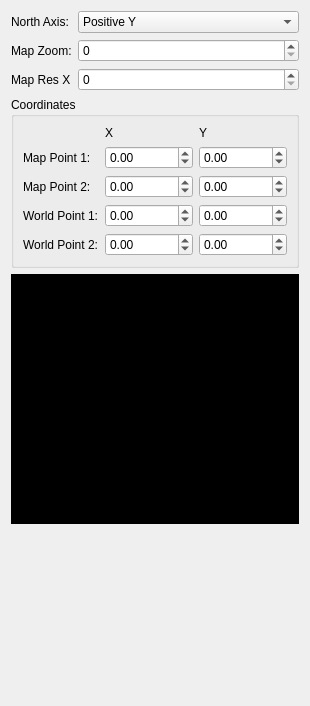
      <widget class="QWidget" name="tab_6">
       <attribute name="title">
        <string>Map</string>
       </attribute>
       <layout class="QVBoxLayout" name="verticalLayout_9">
        <item>
         <layout class="QFormLayout" name="formLayout_11">
          <item row="0" column="0">
           <widget class="QLabel" name="label_34">
            <property name="text">
             <string>North Axis:</string>
            </property>
           </widget>
          </item>
          <item row="0" column="1">
           <widget class="QComboBox" name="mapAxisSelect">
            <property name="toolTip">
             <string>North Axis (GFF: NorthAxis in Map struct). INT32. Which direction
              is north on the minimap: 0=Positive Y, 1=Negative Y, 2=Positive X,
              3=Negative X. K1 LoadAreaHeader default 0. Modders: match to area layout
              so minimap orientation is correct.</string>
            </property>
            <item>
             <property name="text">
              <string>Positive Y</string>
             </property>
            </item>
            <item>
             <property name="text">
              <string>Negative Y</string>
             </property>
            </item>
            <item>
             <property name="text">
              <string>Positive X</string>
             </property>
            </item>
            <item>
             <property name="text">
              <string>Negative X</string>
             </property>
            </item>
           </widget>
          </item>
          <item row="1" column="0">
           <widget class="QLabel" name="label_35">
            <property name="text">
             <string>Map Zoom:</string>
            </property>
           </widget>
          </item>
          <item row="1" column="1">
           <widget class="QSpinBox" name="mapZoomSpin">
            <property name="toolTip">
             <string>Map Zoom (GFF: MapZoom in Map struct). INT32. Minimap zoom level.
              K1 LoadAreaHeader ReadFieldINT default 1 when missing. Modders: 1 =
              default; higher = zoomed out; 0 may disable map.</string>
            </property>
            <property name="minimum">
             <number>0</number>
            </property>
            <property name="maximum">
             <number>1000000</number>
            </property>
           </widget>
          </item>
          <item row="2" column="0">
           <widget class="QLabel" name="label_40">
            <property name="text">
             <string>Map Res X</string>
            </property>
           </widget>
          </item>
          <item row="2" column="1">
           <widget class="QSpinBox" name="mapResXSpin">
            <property name="toolTip">
             <string>Map Res X (GFF: MapResX in Map struct). INT32. Horizontal
              resolution of minimap texture. K1 LoadAreaHeader ReadFieldINT default 0;
              0 disables minimap. Modders: use positive value (e.g. 256–512) for
              functional map.</string>
            </property>
            <property name="minimum">
             <number>0</number>
            </property>
            <property name="maximum">
             <number>1000000</number>
            </property>
           </widget>
          </item>
         </layout>
        </item>
        <item>
         <widget class="QGroupBox" name="groupBox_10">
          <property name="title">
           <string>Coordinates</string>
          </property>
          <layout class="QGridLayout" name="gridLayout_7">
           <item row="0" column="0">
            <layout class="QFormLayout" name="formLayout_10">
             <item row="1" column="0">
              <widget class="QLabel" name="label_27">
               <property name="text">
                <string>Map Point 1:</string>
               </property>
              </widget>
             </item>
             <item row="1" column="1">
              <layout class="QHBoxLayout" name="horizontalLayout_19">
               <item>
                <widget class="QDoubleSpinBox" name="mapImageX1Spin">
                 <property name="toolTip">
                  <string>Map Point 1 X (image space). First corner of the minimap
                   image in texture coordinates. Used with Map Point 2 and World
                   Point 1/2 to map area world position to the minimap. Modders:
                   align with area bounds so the player icon appears correctly.</string>
                 </property>
                 <property name="minimum">
                  <double>-100000.000000000000000</double>
                 </property>
                 <property name="maximum">
                  <double>100000.000000000000000</double>
                 </property>
                </widget>
               </item>
               <item>
                <widget class="QDoubleSpinBox" name="mapImageY1Spin">
                 <property name="toolTip">
                  <string>Map Point 1 Y (image space). First corner of the minimap
                   image in texture coordinates. Pairs with Map Point 1 X and
                   World Point 1 to define the mapping. Modders: keep consistent
                   with North Axis and map resolution.</string>
                 </property>
                 <property name="minimum">
                  <double>-100000.000000000000000</double>
                 </property>
                 <property name="maximum">
                  <double>100000.000000000000000</double>
                 </property>
                 <property name="singleStep">
                  <double>1.000000000000000</double>
                 </property>
                </widget>
               </item>
              </layout>
             </item>
             <item row="2" column="0">
              <widget class="QLabel" name="label_28">
               <property name="text">
                <string>Map Point 2:</string>
               </property>
              </widget>
             </item>
             <item row="3" column="0">
              <widget class="QLabel" name="label_29">
               <property name="text">
                <string>World Point 1:</string>
               </property>
              </widget>
             </item>
             <item row="4" column="0">
              <widget class="QLabel" name="label_30">
               <property name="text">
                <string>World Point 2:</string>
               </property>
              </widget>
             </item>
             <item row="3" column="1">
              <layout class="QHBoxLayout" name="horizontalLayout_20">
               <item>
                <widget class="QDoubleSpinBox" name="mapWorldX1Spin">
                 <property name="toolTip">
                  <string>World Point 1 X. World-space X coordinate corresponding
                   to Map Point 1. The engine uses Point 1 and Point 2 (image +
                   world) to transform player position onto the minimap. Modders:
                   use your area's walkmesh bounds.</string>
                 </property>
                 <property name="minimum">
                  <double>-100000.000000000000000</double>
                 </property>
                 <property name="maximum">
                  <double>100000.000000000000000</double>
                 </property>
                </widget>
               </item>
               <item>
                <widget class="QDoubleSpinBox" name="mapWorldY1Spin">
                 <property name="toolTip">
                  <string>World Point 1 Y. World-space Y coordinate corresponding
                   to Map Point 1. Defines one corner of the area region mapped
                   to the minimap texture. Modders: match area geometry.</string>
                 </property>
                 <property name="minimum">
                  <double>-100000.000000000000000</double>
                 </property>
                 <property name="maximum">
                  <double>100000.000000000000000</double>
                 </property>
                </widget>
               </item>
              </layout>
             </item>
             <item row="2" column="1">
              <layout class="QHBoxLayout" name="horizontalLayout_21">
               <item>
                <widget class="QDoubleSpinBox" name="mapImageX2Spin">
                 <property name="toolTip">
                  <string>Map Point 2 X (image space). Second corner of the
                   minimap image. With Point 1 defines the image rectangle used
                   for the area. Modders: typically opposite corner from Point 1.</string>
                 </property>
                 <property name="minimum">
                  <double>-100000.000000000000000</double>
                 </property>
                 <property name="maximum">
                  <double>100000.000000000000000</double>
                 </property>
                </widget>
               </item>
               <item>
                <widget class="QDoubleSpinBox" name="mapImageY2Spin">
                 <property name="toolTip">
                  <string>Map Point 2 Y (image space). Second corner of the
                   minimap image. With Map Point 2 X and World Point 2 defines
                   the full mapping from world to minimap. Modders: ensure Point
                   2 is opposite Point 1 for correct scaling.</string>
                 </property>
                 <property name="minimum">
                  <double>-100000.000000000000000</double>
                 </property>
                 <property name="maximum">
                  <double>100000.000000000000000</double>
                 </property>
                </widget>
               </item>
              </layout>
             </item>
             <item row="4" column="1">
              <layout class="QHBoxLayout" name="horizontalLayout_22">
               <item>
                <widget class="QDoubleSpinBox" name="mapWorldX2Spin">
                 <property name="toolTip">
                  <string>World Point 2 X. World-space X for the second corner.
                   With World Point 1 defines the area region in world units;
                   engine maps this rectangle to the map image rectangle.
                   Modders: use area bounds.</string>
                 </property>
                 <property name="minimum">
                  <double>-100000.000000000000000</double>
                 </property>
                 <property name="maximum">
                  <double>100000.000000000000000</double>
                 </property>
                </widget>
               </item>
               <item>
                <widget class="QDoubleSpinBox" name="mapWorldY2Spin">
                 <property name="toolTip">
                  <string>World Point 2 Y. World-space Y for the second corner.
                   Completes the world rectangle (Point 1 to Point 2) that is
                   mapped onto the minimap. Modders: opposite corner from World
                   Point 1 for correct display.</string>
                 </property>
                 <property name="minimum">
                  <double>-1000000.000000000000000</double>
                 </property>
                 <property name="maximum">
                  <double>100000.000000000000000</double>
                 </property>
                </widget>
               </item>
              </layout>
             </item>
             <item row="0" column="0">
              <widget class="QLabel" name="label_31">
               <property name="text">
                <string />
               </property>
              </widget>
             </item>
             <item row="0" column="1">
              <layout class="QHBoxLayout" name="horizontalLayout_23" stretch="1,1">
               <item>
                <widget class="QLabel" name="label_32">
                 <property name="text">
                  <string>X</string>
                 </property>
                </widget>
               </item>
               <item>
                <widget class="QLabel" name="label_33">
                 <property name="text">
                  <string>Y</string>
                 </property>
                </widget>
               </item>
              </layout>
             </item>
            </layout>
           </item>
          </layout>
         </widget>
        </item>
        <item>
         <widget class="WalkmeshRenderer" name="minimapRenderer" native="true">
          <property name="sizePolicy">
           <sizepolicy hsizetype="MinimumExpanding" vsizetype="MinimumExpanding">
            <horstretch>0</horstretch>
            <verstretch>0</verstretch>
           </sizepolicy>
          </property>
          <property name="mouseTracking">
           <bool>true</bool>
          </property>
          <property name="focusPolicy">
           <enum>Qt::StrongFocus</enum>
          </property>
          <property name="contextMenuPolicy">
           <enum>Qt::CustomContextMenu</enum>
          </property>
          <property name="styleSheet">
           <string notr="true">background: black;</string>
          </property>
          <property name="minimumSize">
           <size>
            <width>0</width>
            <height>250</height>
           </size>
          </property>
         </widget>
        </item>
        <item>
         <spacer name="verticalSpacer_4">
          <property name="orientation">
           <enum>Qt::Vertical</enum>
          </property>
          <property name="sizeHint" stdset="0">
           <size>
            <width>20</width>
            <height>171</height>
           </size>
          </property>
         </spacer>
        </item>
       </layout>
      </widget>
